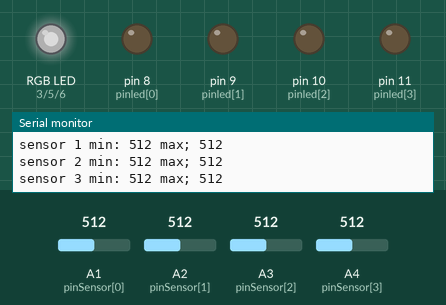
Recording of a sketch running on a simulated Arduino Uno, built with avr-gcc and run on an emulated ATmega328P. Parts: an RGB LED mixed from three pins (HIGH = lit), output pins drawn as LEDs (lit = HIGH), the last lines printed to the serial monitor. The test bench sets the inputs (shaded band); at power-on: A4 (pinSensor[3]) = 512, A1 (pinSensor[0]) = 512, A2 (pinSensor[1]) = 512, A3 (pinSensor[2]) = 512. Dim RGB values are drawn brighter than linear.

Above: at 2.2 s.
2.3 s: A4 (pinSensor[3]) set to 378
At 3.36 s:
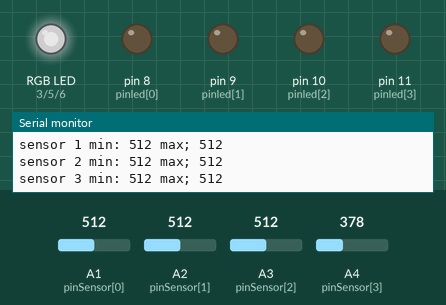
5.3 s: A4 (pinSensor[3]) set to 350
At 6.3 s:
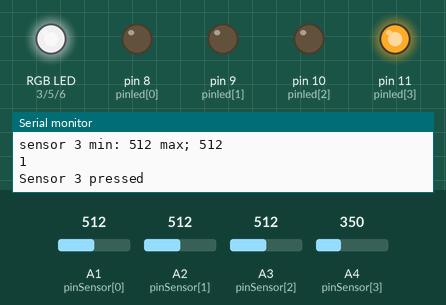
6.8 s: A1 (pinSensor[0]) set to 369
8.3 s: A1 (pinSensor[0]) set to 353
At 9.1 s:
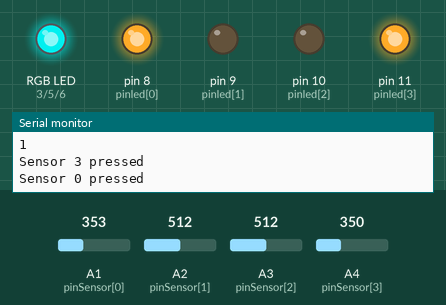
9.8 s: A2 (pinSensor[1]) set to 375
11.3 s: A2 (pinSensor[1]) set to 345
At 12.4 s:
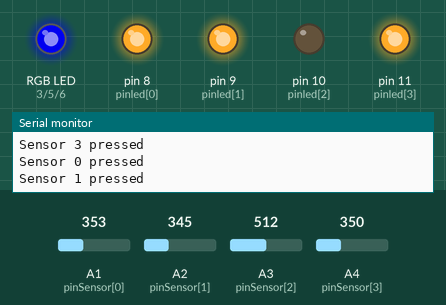
Timing chart, 0 to 13.8 s (numbered marks = the images above; inputs shaded):
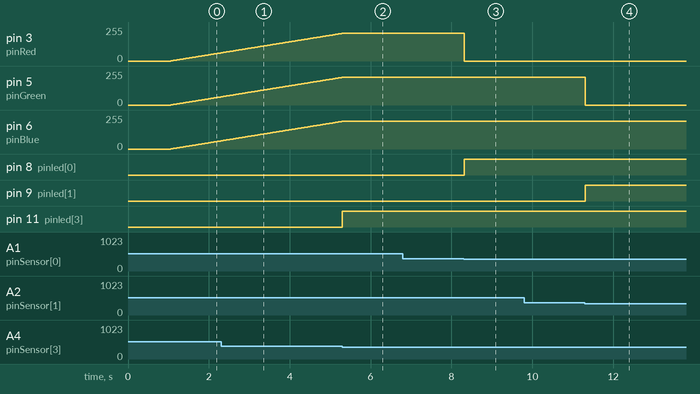

The sketch:

rgbboom.ino
```cpp
// sensors
int pinSensor[4] = {A1, A2, A3, A4};
int pinled[4] = {8, 9, 10, 11};
int sensorValue[4] = {0, 0, 0, 0};
int sensorPrevValue[4] = {0, 0, 0, 0};
int sensorStatus[4] = {0, 0, 0, 0};
int sensorMin[4] = {1023, 1023, 1023, 1023};
int sensorMax[4] = {0, 0, 0, 0};

int sensorThreshold = 150;

int i;
int j = 4;

// rgbleds
#define pinRed 3
#define pinGreen 5
#define pinBlue 6

bool redActive = true;
bool greenActive = true;
bool blueActive = true;

#define PATTERN_FADE 0
#define PATTERN_FIX 1
#define PATTERN_BLINK 2
#define PATTERN_BLINKFAST 3
#define PATTERN_BLINKSUPERFAST 4


int patterns[] = {PATTERN_FADE, PATTERN_FIX, PATTERN_BLINK, PATTERN_BLINKFAST, PATTERN_BLINKSUPERFAST};
int patternStep = 0;
int patternDirection;
unsigned long patternPrevTime;
int currentPattern = 0;

void setup() {
  Serial.begin(9600);

  calibrateSensors();

  for (i = 0; i < j; i++) {
    pinMode(pinled[i], OUTPUT);
    digitalWrite(pinled[i], LOW);

    Serial.print("sensor ");
    Serial.print(i);
    Serial.print(" min: ");
    Serial.print(sensorMin[i]);
    Serial.print(" max; ");
    Serial.println(sensorMax[i]);
  }

  delay(10);
}

void loop() {

  for (i = 0; i < j; i++) {
    detectSensor(i);
    digitalWrite(pinled[i], sensorStatus[i]);
  }

  nextLightStep();

 delay(20);
}

void nextLightStep() {
  switch (patterns[currentPattern]) {
    case PATTERN_FADE:
      ledFade();
      break;
    case PATTERN_FIX:
      ledFix();
      break;
    case PATTERN_BLINK:
      ledBlink(700);
      break;
    case PATTERN_BLINKFAST:
      ledBlink(300);
      break;
    case PATTERN_BLINKSUPERFAST:
      ledBlink(100);
      break;
  }
}

void ledBlink(int blinkDelay) {
  unsigned long currentMillis = millis();

  if (currentMillis > (patternPrevTime + blinkDelay)) {
    patternStep = (patternStep > 20) ? 0 : 50;
    patternPrevTime = millis();
  }

  analogWrite(pinRed, ((redActive) ? patternStep : 0));
  analogWrite(pinGreen, ((greenActive) ? patternStep : 0));
  analogWrite(pinBlue, ((blueActive) ? patternStep : 0));
}

void ledFix() {
  patternStep = (patternStep > 245) ? 245 : patternStep;

  analogWrite(pinRed, ((redActive) ? patternStep : 0));
  analogWrite(pinGreen, ((greenActive) ? patternStep : 0));
  analogWrite(pinBlue, ((blueActive) ? patternStep : 0));
}

void ledFade() {
  if (patternDirection == 0) {
    if (patternStep >= 252) {
      patternDirection = 1;
    } else {
      patternStep++;
    }
  } else {
    if (patternStep <= 4) {
      patternDirection = 0;
    } else {
      patternStep--;
    }
  }

  analogWrite(pinRed, ((redActive) ? patternStep : 0));
  analogWrite(pinGreen, ((greenActive) ? patternStep : 0));
  analogWrite(pinBlue, ((blueActive) ? patternStep : 0));
}

void calibrateSensors() {
  unsigned long previousMillis = millis();
  unsigned long currentMillis = millis();

  while (currentMillis < (previousMillis + 1000)) {
    for (i = 0; i < j; i++) {
      sensorValue[i] = analogRead(pinSensor[i]);

      // record the maximum sensor value
      if (sensorValue[i] > sensorMax[i]) {
        sensorMax[i] = sensorValue[i];
      }

      // record the minimum sensor value
      if (sensorValue[i] < sensorMin[i]) {
        sensorMin[i] = sensorValue[i];
      }
    }

    currentMillis = millis();
  }
}

boolean detectSensor(int sensor) {
  sensorValue[sensor] = analogRead(pinSensor[sensor]);

  if (sensorStatus[sensor] == 1) {
    if (sensorValue[sensor] >= (sensorPrevValue[sensor] + sensorThreshold)) {
      sensorStatus[sensor] = 0;

      Serial.print("Sensor ");
      Serial.print(sensor);
      Serial.println(" unpressed");
    }
  } else {
    if (sensorValue[sensor] < (sensorMin[sensor] - sensorThreshold)) {
      sensorStatus[sensor] = 1;
      sensorPrevValue[sensor] = sensorValue[sensor];

      if (sensor == 0) {
        redActive = 1 - redActive;
      } else if (sensor == 1) {
        greenActive = 1 - greenActive;
      } else if (sensor == 2) {
        blueActive = 1 - blueActive;
      } else if (sensor == 3) {
        patternPrevTime = millis();
        if ((currentPattern + 1) < (sizeof(patterns)/sizeof(int))) {
          currentPattern++;
        } else {
          currentPattern = 0;
        }
        Serial.println((currentPattern));
      }

      Serial.print("Sensor ");
      Serial.print(sensor);
      Serial.println(" pressed");
    }
  }
}
```

Measured:
- the behaviour switches between 362 and 361 on A4 (pinSensor[3]) (found by bisection; images 1 and 2)
- the behaviour switches between 362 and 361 on A1 (pinSensor[0]) (found by bisection; images 2 and 3)
- the behaviour switches between 362 and 361 on A2 (pinSensor[1]) (found by bisection; images 3 and 4)
- after the input at 5.3 s, pin 3 (pinRed), pin 5 (pinGreen), pin 6 (pinBlue): stays 207/255 (without the input it goes to 208/255 after 0.00 s); pin 11 (pinled[3]): LOW → HIGH at once
- after the input at 6.8 s, every drawn part: stays the same
- after the input at 8.3 s, pin 3 (pinRed): 207/255 → 0/255 at once; pin 8 (pinled[0]): LOW → HIGH at once
- after the input at 9.8 s, every drawn part: stays the same
- after the input at 11.3 s, pin 5 (pinGreen): 207/255 → 0/255 at once; pin 9 (pinled[1]): LOW → HIGH at once
